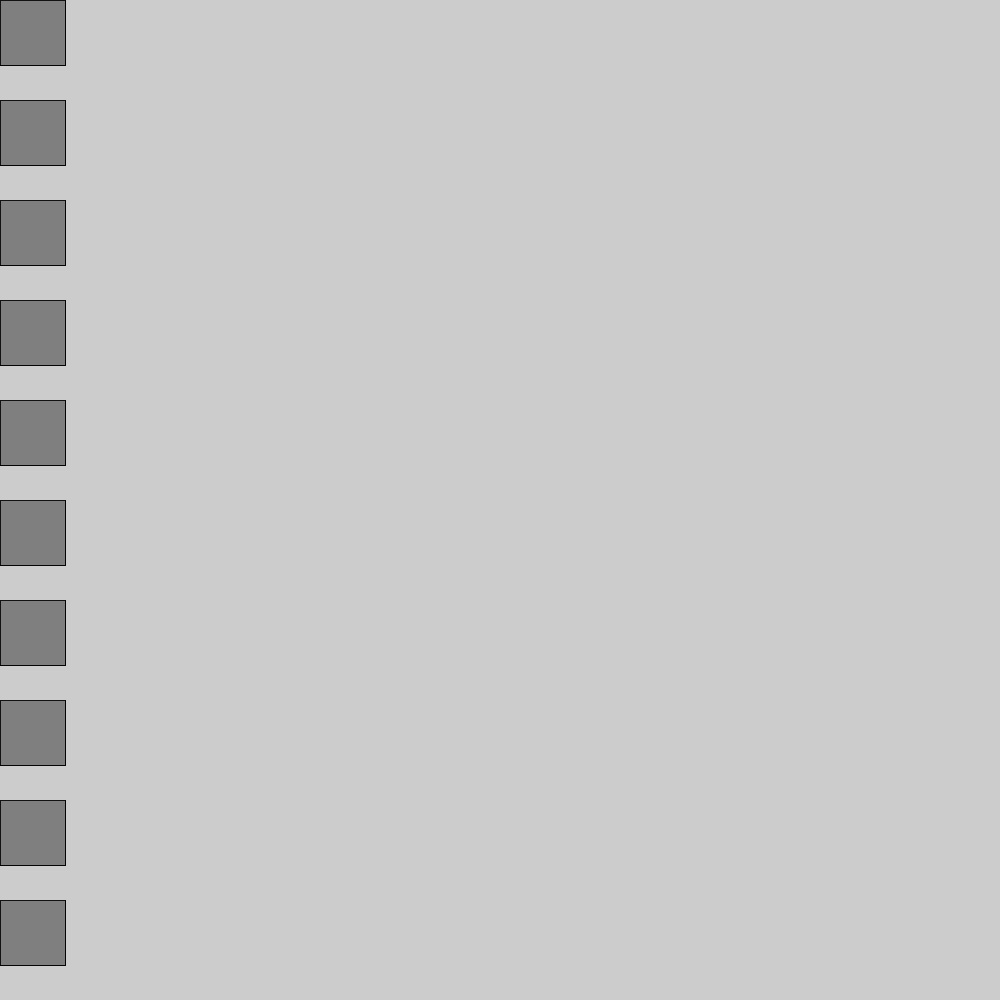
Frame 1 (no input)
Frame 60 (the mouse pressed at the canvas centre just before this capture): identical to frame 1, image omitted
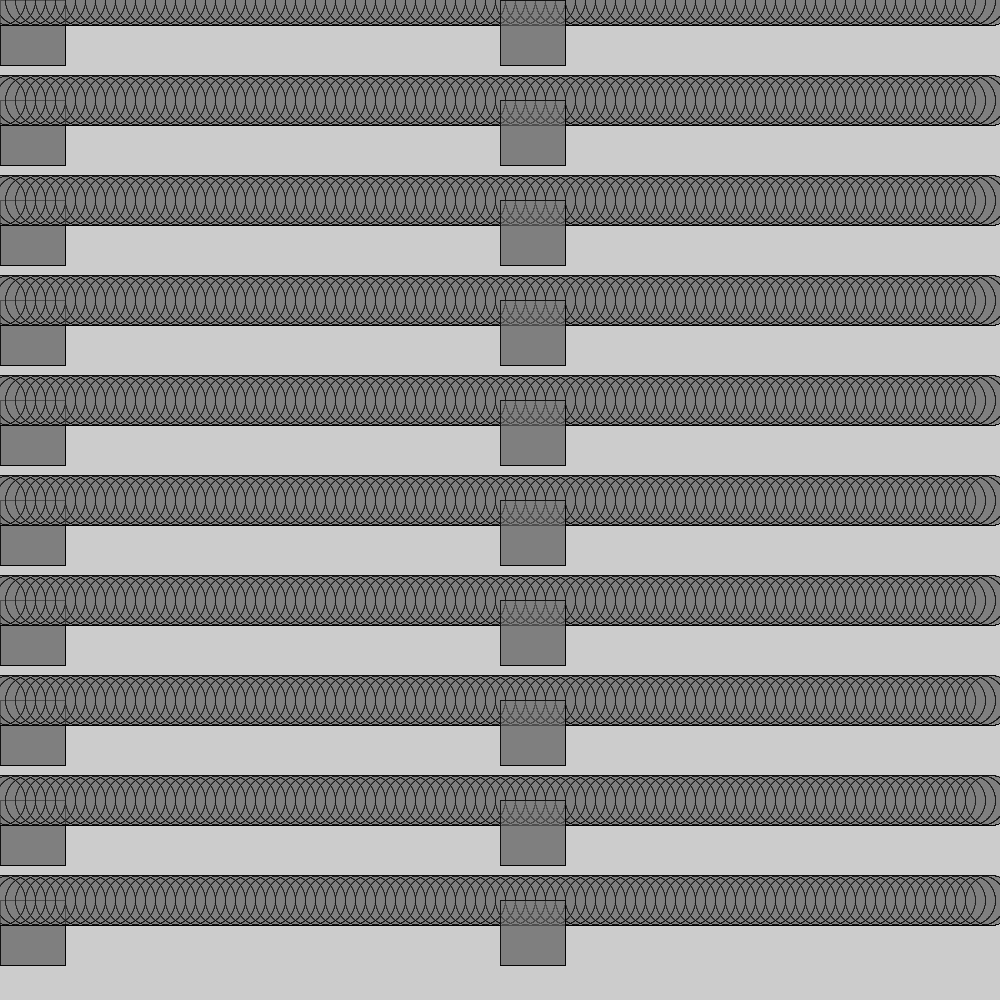
Frame 120 (the mouse held since frame 60 and released just before this capture)

The Processing sketch that drew these frames (run headless with seeded random() and noise(); from frame 60 on, the mouse is pressed at the canvas centre):

// Processing sketch: processing_51295
// ── processing_51295.pde




void setup(){

  size(1000,1000);

}




void draw(){

  for(int x = 0;x < width; x+=10){

    for(int y = 0; y < height; y+=100){

      if(mouseX > x && mouseX < x +10 && mouseY > y && mouseY < y+10){

        fill(255,0,0);

      } else {

        fill(88,5);

      }

      strokeWeight(.1);

      rect(mouseX,y,65,65);

      float speedX = abs(mouseX-pmouseX);

      if(x%10 == 0){

        ellipse(x,y,mouseX/10,mouseY/10);

      }

    }

  }

}




void mouseReleased(){

     background(mouseX,mouseY);
}
     void mousePressed(){
       background(91,255,10);

}
